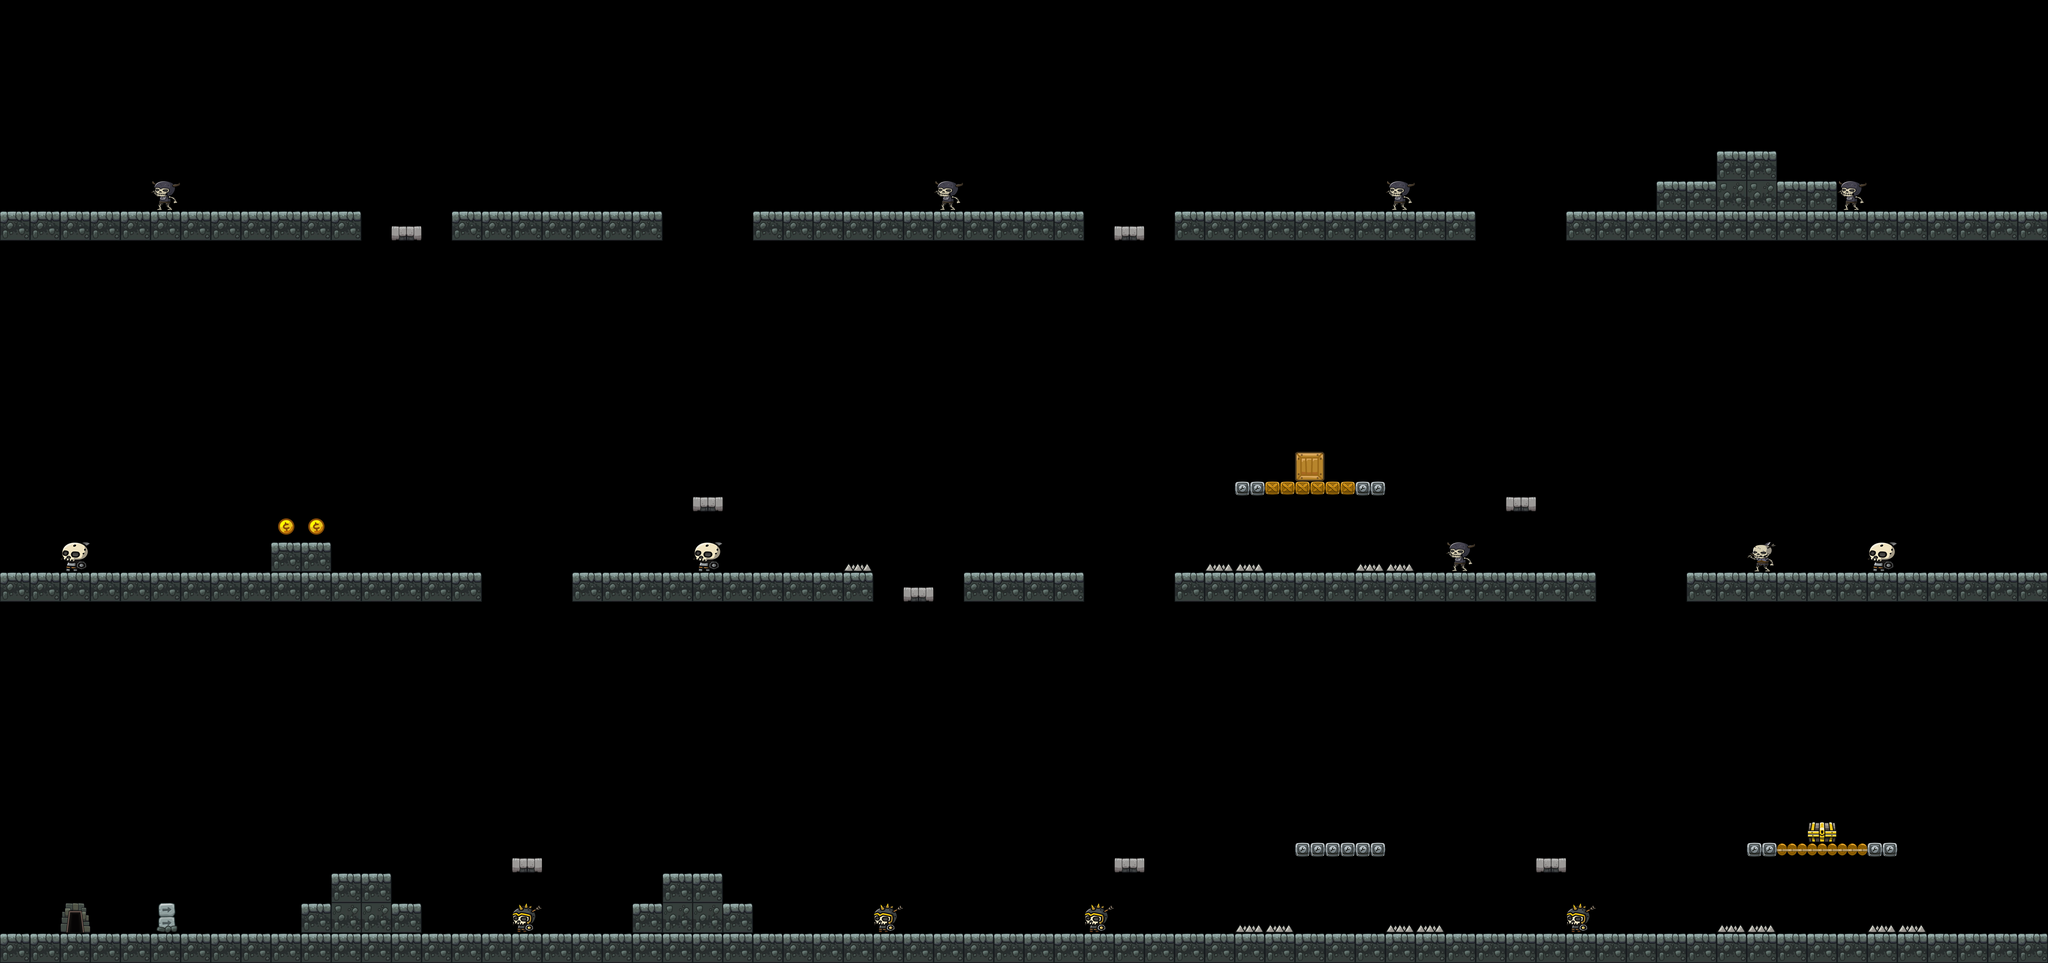

The image is a tile-based game level rendered from a .tmx file. Its description and complete source (layers, tilesets, objects, tile grids) follow:
An orthogonal 68x32 tile map with 128x128 px tiles, 1 tile layer (Tile Layer 1).

<map version="1.0" tiledversion="1.0.2" orientation="orthogonal" renderorder="right-down" width="68" height="32" tilewidth="128" tileheight="128" nextobjectid="1">
 <tileset firstgid="1" source="map.tsx" />
 <layer name="Tile Layer 1" width="68" height="32">
  <data encoding="csv">
0,0,0,0,0,0,0,0,0,0,0,0,0,0,0,0,0,0,0,0,0,0,0,0,0,0,0,0,0,0,0,0,0,0,0,0,0,0,0,0,0,0,0,0,0,0,0,0,0,0,0,0,0,0,0,0,0,0,0,0,0,0,0,0,0,0,0,0,
0,0,0,0,0,0,0,0,0,0,0,0,0,0,0,0,0,0,0,0,0,0,0,0,0,0,0,0,0,0,0,0,0,0,0,0,0,0,0,0,0,0,0,0,0,0,0,0,0,0,0,0,0,0,0,0,0,0,0,0,0,0,0,0,0,0,0,0,
0,0,0,0,0,0,0,0,0,0,0,0,0,0,0,0,0,0,0,0,0,0,0,0,0,0,0,0,0,0,0,0,0,0,0,0,0,0,0,0,0,0,0,0,0,0,0,0,0,0,0,0,0,0,0,0,0,0,0,0,0,0,0,0,0,0,0,0,
0,0,0,0,0,0,0,0,0,0,0,0,0,0,0,0,0,0,0,0,0,0,0,0,0,0,0,0,0,0,0,0,0,0,0,0,0,0,0,0,0,0,0,0,0,0,0,0,0,0,0,0,0,0,0,0,0,0,0,0,0,0,0,0,0,0,0,0,
0,0,0,0,0,0,0,0,0,0,0,0,0,0,0,0,0,0,0,0,0,0,0,0,0,0,0,0,0,0,0,0,0,0,0,0,0,0,0,0,0,0,0,0,0,0,0,0,0,0,0,0,0,0,0,0,0,0,0,0,0,0,0,0,0,0,0,0,
0,0,0,0,0,0,0,0,0,0,0,0,0,0,0,0,0,0,0,0,0,0,0,0,0,0,0,0,0,0,0,0,0,0,0,0,0,0,0,0,0,0,0,0,0,0,0,0,0,0,0,0,0,0,0,0,0,8,8,0,0,0,0,0,0,0,0,0,
0,0,0,0,0,21,0,0,0,0,0,0,0,0,0,0,0,0,0,0,0,0,0,0,0,0,0,0,0,0,0,21,0,0,0,0,0,0,0,0,0,0,0,0,0,0,21,0,0,0,0,0,0,0,0,8,8,7,7,8,8,21,0,0,0,0,0,0,
8,8,8,8,8,8,8,8,8,8,8,8,0,24,0,8,8,8,8,8,8,8,0,0,0,8,8,8,8,8,8,8,8,8,8,8,0,24,0,8,8,8,8,8,8,8,8,8,8,0,0,0,8,8,8,8,8,8,8,8,8,8,8,8,8,8,8,8,
0,0,0,0,0,0,0,0,0,0,0,0,0,0,0,0,0,0,0,0,0,0,0,0,0,0,0,0,0,0,0,0,0,0,0,0,0,0,0,0,0,0,0,0,0,0,0,0,0,0,0,0,0,0,0,0,0,0,0,0,0,0,0,0,0,0,0,0,
0,0,0,0,0,0,0,0,0,0,0,0,0,0,0,0,0,0,0,0,0,0,0,0,0,0,0,0,0,0,0,0,0,0,0,0,0,0,0,0,0,0,0,0,0,0,0,0,0,0,0,0,0,0,0,0,0,0,0,0,0,0,0,0,0,0,0,0,
0,0,0,0,0,0,0,0,0,0,0,0,0,0,0,0,0,0,0,0,0,0,0,0,0,0,0,0,0,0,0,0,0,0,0,0,0,0,0,0,0,0,0,0,0,0,0,0,0,0,0,0,0,0,0,0,0,0,0,0,0,0,0,0,0,0,0,0,
0,0,0,0,0,0,0,0,0,0,0,0,0,0,0,0,0,0,0,0,0,0,0,0,0,0,0,0,0,0,0,0,0,0,0,0,0,0,0,0,0,0,0,0,0,0,0,0,0,0,0,0,0,0,0,0,0,0,0,0,0,0,0,0,0,0,0,0,
0,0,0,0,0,0,0,0,0,0,0,0,0,0,0,0,0,0,0,0,0,0,0,0,0,0,0,0,0,0,0,0,0,0,0,0,0,0,0,0,0,0,0,0,0,0,0,0,0,0,0,0,0,0,0,0,0,0,0,0,0,0,0,0,0,0,0,0,
0,0,0,0,0,0,0,0,0,0,0,0,0,0,0,0,0,0,0,0,0,0,0,0,0,0,0,0,0,0,0,0,0,0,0,0,0,0,0,0,0,0,0,0,0,0,0,0,0,0,0,0,0,0,0,0,0,0,0,0,0,0,0,0,0,0,0,0,
0,0,0,0,0,0,0,0,0,0,0,0,0,0,0,0,0,0,0,0,0,0,0,0,0,0,0,0,0,0,0,0,0,0,0,0,0,0,0,0,0,0,0,0,0,0,0,0,0,0,0,0,0,0,0,0,0,0,0,0,0,0,0,0,0,0,0,0,
0,0,0,0,0,0,0,0,0,0,0,0,0,0,0,0,0,0,0,0,0,0,0,0,0,0,0,0,0,0,0,0,0,0,0,0,0,0,0,0,0,0,0,15,0,0,0,0,0,0,0,0,0,0,0,0,0,0,0,0,0,0,0,0,0,0,0,0,
0,0,0,0,0,0,0,0,0,0,0,0,0,0,0,0,0,0,0,0,0,0,0,23,0,0,0,0,0,0,0,0,0,0,0,0,0,0,0,0,0,25,2,2,2,25,0,0,0,0,23,0,0,0,0,0,0,0,0,0,0,0,0,0,0,0,0,0,
0,0,0,0,0,0,0,0,0,11,11,0,0,0,0,0,0,0,0,0,0,0,0,0,0,0,0,0,0,0,0,0,0,0,0,0,0,0,0,0,0,0,0,0,0,0,0,0,0,0,0,0,0,0,0,0,0,0,0,0,0,0,0,0,0,0,0,0,
0,0,19,0,0,0,0,0,0,8,8,0,0,0,0,0,0,0,0,0,0,0,0,19,0,0,0,0,22,0,0,0,0,0,0,0,0,0,0,0,22,22,0,0,0,22,22,0,21,0,0,0,0,0,0,0,0,0,20,0,0,0,19,0,0,0,0,0,
8,8,8,8,8,8,8,8,8,8,8,8,8,8,8,8,0,0,0,8,8,8,8,8,8,8,8,8,8,0,24,0,8,8,8,8,0,0,0,8,8,8,8,8,8,8,8,8,8,8,8,8,8,0,0,0,8,8,8,8,8,8,8,8,8,8,8,8,
0,0,0,0,0,0,0,0,0,0,0,0,0,0,0,0,0,0,0,0,0,0,0,0,0,0,0,0,0,0,0,0,0,0,0,0,0,0,0,0,0,0,0,0,0,0,0,0,0,0,0,0,0,0,0,0,0,0,0,0,0,0,0,0,0,0,0,0,
0,0,0,0,0,0,0,0,0,0,0,0,0,0,0,0,0,0,0,0,0,0,0,0,0,0,0,0,0,0,0,0,0,0,0,0,0,0,0,0,0,0,0,0,0,0,0,0,0,0,0,0,0,0,0,0,0,0,0,0,0,0,0,0,0,0,0,0,
0,0,0,0,0,0,0,0,0,0,0,0,0,0,0,0,0,0,0,0,0,0,0,0,0,0,0,0,0,0,0,0,0,0,0,0,0,0,0,0,0,0,0,0,0,0,0,0,0,0,0,0,0,0,0,0,0,0,0,0,0,0,0,0,0,0,0,0,
0,0,0,0,0,0,0,0,0,0,0,0,0,0,0,0,0,0,0,0,0,0,0,0,0,0,0,0,0,0,0,0,0,0,0,0,0,0,0,0,0,0,0,0,0,0,0,0,0,0,0,0,0,0,0,0,0,0,0,0,0,0,0,0,0,0,0,0,
0,0,0,0,0,0,0,0,0,0,0,0,0,0,0,0,0,0,0,0,0,0,0,0,0,0,0,0,0,0,0,0,0,0,0,0,0,0,0,0,0,0,0,0,0,0,0,0,0,0,0,0,0,0,0,0,0,0,0,0,0,0,0,0,0,0,0,0,
0,0,0,0,0,0,0,0,0,0,0,0,0,0,0,0,0,0,0,0,0,0,0,0,0,0,0,0,0,0,0,0,0,0,0,0,0,0,0,0,0,0,0,0,0,0,0,0,0,0,0,0,0,0,0,0,0,0,0,0,0,0,0,0,0,0,0,0,
0,0,0,0,0,0,0,0,0,0,0,0,0,0,0,0,0,0,0,0,0,0,0,0,0,0,0,0,0,0,0,0,0,0,0,0,0,0,0,0,0,0,0,0,0,0,0,0,0,0,0,0,0,0,0,0,0,0,0,0,0,0,0,0,0,0,0,0,
0,0,0,0,0,0,0,0,0,0,0,0,0,0,0,0,0,0,0,0,0,0,0,0,0,0,0,0,0,0,0,0,0,0,0,0,0,0,0,0,0,0,0,0,0,0,0,0,0,0,0,0,0,0,0,0,0,0,0,0,13,0,0,0,0,0,0,0,
0,0,0,0,0,0,0,0,0,0,0,0,0,0,0,0,0,23,0,0,0,0,0,0,0,0,0,0,0,0,0,0,0,0,0,0,0,23,0,0,0,0,0,25,25,25,0,0,0,0,0,23,0,0,0,0,0,0,25,10,10,10,25,0,0,0,0,0,
0,0,0,0,0,0,0,0,0,0,0,8,8,0,0,0,0,0,0,0,0,0,8,8,0,0,0,0,0,0,0,0,0,0,0,0,0,0,0,0,0,0,0,0,0,0,0,0,0,0,0,0,0,0,0,0,0,0,0,0,0,0,0,0,0,0,0,0,
0,0,12,0,0,16,0,0,0,0,8,7,7,8,0,0,0,18,0,0,0,8,7,7,8,0,0,0,0,18,0,0,0,0,0,0,18,0,0,0,0,22,22,0,0,0,22,22,0,0,0,0,18,0,0,0,0,22,22,0,0,0,22,22,0,0,0,0,
8,8,8,8,8,8,8,8,8,8,8,8,8,8,8,8,8,8,8,8,8,8,8,8,8,8,8,8,8,8,8,8,8,8,8,8,8,8,8,8,8,8,8,8,8,8,8,8,8,8,8,8,8,8,8,8,8,8,8,8,8,8,8,8,8,8,8,8
</data>
 </layer>
</map>